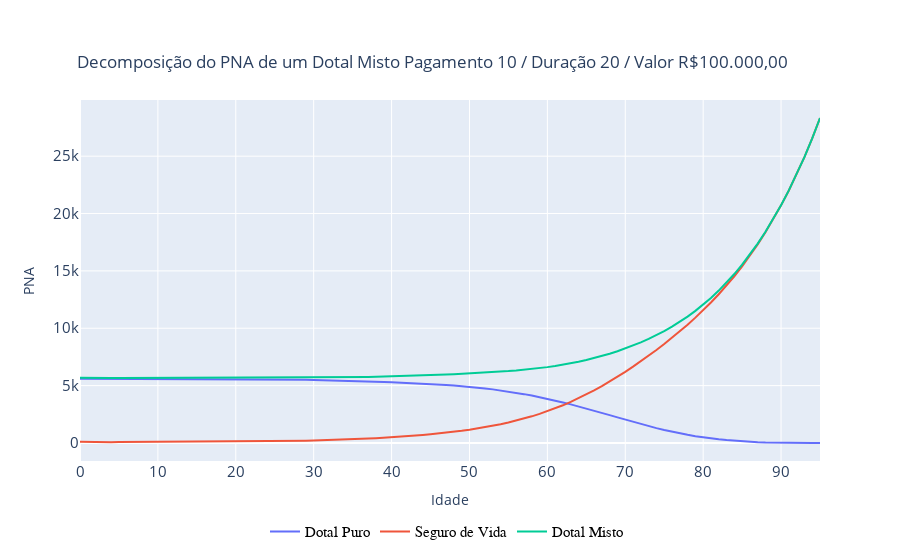

The notebook cell this image was saved under:
### Code cell
values = []
c1 = 'd' # País desenvolvido
c2 = 'A' #Cenário atual
c3 = 'D' #Governo Dilma
desc1 = "Dotal Puro"
desc2 = "Seguro de Vida"
desc3 = "Dotal Misto"

fig = go.Figure()

for c, desc in zip([c1, c2, c3], [desc1, desc2, desc3]):
    x_ = []
    y_ = []
    for age in range(0, 100):
        try:
            cell = []
            b.gen_commutations(0.04)
            prazo = 20
            dif = 0
                
            b.calc_premium(age=age, dif_benef=dif, 
                   term_benef=prazo, dif_pay=0, 
                   term_pay=10, antecip_pay=False, prod=c)
            
            
            x_.append(age)
            y_.append(b.pna*value)
        except:
            pass
        
    fig.add_trace(go.Scatter(x=np.array(x_), y=np.array(y_),
                              mode='lines',
                              name=desc))
    
    title = "Decomposição do PNA de um Dotal Misto Pagamento 10 / Duração 20 / Valor R$100.000,00"
    
    fig.update_layout(title={'text':title,
                              'y':0.9,
                              'x':0.48,
                             'xanchor': 'center',
                             'yanchor': 'top'},
                      xaxis_title='Idade',
                      yaxis_title='PNA', 
                      legend_orientation="h",
                      legend=dict(x=0.25, y=-0.15,
                                  font=dict(
                                  family="arial",
                                  size=15,
                                  color="black"
                      )))
    fig.update_xaxes(tickfont = dict(size=15))
    fig.update_yaxes(tickfont = dict(size=15))
            
fig.show()

### Figure 1 — Plotly figure (JSON) as saved in the notebook; plotly's stock layout.template omitted (floating-point values rounded to 4 significant figures)
{"data": [{"mode": "lines", "name": "Dotal Puro", "type": "scatter", "x": [0, 1, 2, 3, 4, 5, 6, 7, 8, 9, 10, 11, 12, 13, 14, 15, 16, 17, 18, 19, 20, 21, 22, 23, 24, 25, 26, 27, 28, 29, 30, 31, 32, 33, 34, 35, 36, 37, 38, 39, 40, 41, 42, 43, 44, 45, 46, 47, 48, 49, 50, 51, 52, 53, 54, 55, 56, 57, 58, 59, 60, 61, 62, 63, 64, 65, 66, 67, 68, 69, 70, 71, 72, 73, 74, 75, 76, 77, 78, 79, 80, 81, 82, 83, 84, 85, 86, 87, 88, 89, 90, 91, 92, 93, 94, 95], "y": [5591.0, 5591.0, 5589.0, 5588.0, 5587.0, 5585.0, 5583.0, 5582.0, 5580.0, 5578.0, 5576.0, 5575.0, 5573.0, 5571.0, 5570.0, 5568.0, 5567.0, 5566.0, 5565.0, 5563.0, 5562.0, 5560.0, 5557.0, 5554.0, 5550.0, 5544.0, 5538.0, 5530.0, 5521.0, 5510.0, 5498.0, 5484.0, 5469.0, 5452.0, 5434.0, 5414.0, 5393.0, 5370.0, 5347.0, 5322.0, 5296.0, 5269.0, 5240.0, 5210.0, 5177.0, 5142.0, 5103.0, 5060.0, 5011.0, 4957.0, 4897.0, 4829.0, 4754.0, 4671.0, 4580.0, 4480.0, 4372.0, 4255.0, 4129.0, 3994.0, 3850.0, 3696.0, 3535.0, 3365.0, 3188.0, 3004.0, 2815.0, 2622.0, 2426.0, 2230.0, 2033.0, 1839.0, 1650.0, 1467.0, 1293.0, 1128.0, 975.4, 834.7, 707.0, 592.3, 490.0, 399.5, 320.1, 251.1, 191.9, 142.1, 101.1, 68.58, 43.78, 25.91, 13.94, 6.626, 2.674, 0.8592, 0.1955, 0.02363]}, {"mode": "lines", "name": "Seguro de Vida", "type": "scatter", "x": [0, 1, 2, 3, 4, 5, 6, 7, 8, 9, 10, 11, 12, 13, 14, 15, 16, 17, 18, 19, 20, 21, 22, 23, 24, 25, 26, 27, 28, 29, 30, 31, 32, 33, 34, 35, 36, 37, 38, 39, 40, 41, 42, 43, 44, 45, 46, 47, 48, 49, 50, 51, 52, 53, 54, 55, 56, 57, 58, 59, 60, 61, 62, 63, 64, 65, 66, 67, 68, 69, 70, 71, 72, 73, 74, 75, 76, 77, 78, 79, 80, 81, 82, 83, 84, 85, 86, 87, 88, 89, 90, 91, 92, 93, 94, 95], "y": [96.52, 74.86, 69.89, 69.83, 71.11, 73.25, 76.03, 79.38, 83.17, 86.71, 90.07, 93.27, 96.34, 99.31, 102.2, 105.1, 108.0, 110.8, 113.8, 117.0, 120.5, 124.4, 128.9, 134.0, 140.1, 147.2, 155.5, 165.2, 176.4, 189.4, 204.2, 221.2, 240.5, 262.3, 286.9, 314.5, 345.1, 379.1, 416.1, 456.2, 499.2, 545.3, 594.6, 647.4, 703.9, 764.6, 830.2, 901.5, 979.3, 1065.0, 1159.0, 1262.0, 1376.0, 1501.0, 1638.0, 1787.0, 1949.0, 2126.0, 2320.0, 2531.0, 2760.0, 3010.0, 3281.0, 3573.0, 3887.0, 4223.0, 4579.0, 4956.0, 5353.0, 5769.0, 6203.0, 6653.0, 7120.0, 7603.0, 8104.0, 8624.0, 9164.0, 9726.0, 10310.0, 10920.0, 11570.0, 12250.0, 12960.0, 13720.0, 14530.0, 15400.0, 16320.0, 17310.0, 18370.0, 19500.0, 20710.0, 22010.0, 23410.0, 24910.0, 26540.0, 28320.0]}, {"mode": "lines", "name": "Dotal Misto", "type": "scatter", "x": [0, 1, 2, 3, 4, 5, 6, 7, 8, 9, 10, 11, 12, 13, 14, 15, 16, 17, 18, 19, 20, 21, 22, 23, 24, 25, 26, 27, 28, 29, 30, 31, 32, 33, 34, 35, 36, 37, 38, 39, 40, 41, 42, 43, 44, 45, 46, 47, 48, 49, 50, 51, 52, 53, 54, 55, 56, 57, 58, 59, 60, 61, 62, 63, 64, 65, 66, 67, 68, 69, 70, 71, 72, 73, 74, 75, 76, 77, 78, 79, 80, 81, 82, 83, 84, 85, 86, 87, 88, 89, 90, 91, 92, 93, 94, 95], "y": [5688.0, 5665.0, 5659.0, 5658.0, 5658.0, 5658.0, 5659.0, 5661.0, 5663.0, 5665.0, 5666.0, 5668.0, 5669.0, 5671.0, 5672.0, 5674.0, 5675.0, 5677.0, 5679.0, 5680.0, 5682.0, 5684.0, 5686.0, 5688.0, 5690.0, 5692.0, 5693.0, 5695.0, 5697.0, 5699.0, 5702.0, 5705.0, 5709.0, 5714.0, 5721.0, 5728.0, 5738.0, 5749.0, 5763.0, 5778.0, 5795.0, 5814.0, 5835.0, 5857.0, 5881.0, 5906.0, 5933.0, 5961.0, 5991.0, 6022.0, 6056.0, 6092.0, 6130.0, 6172.0, 6217.0, 6267.0, 6321.0, 6381.0, 6449.0, 6525.0, 6610.0, 6707.0, 6816.0, 6938.0, 7075.0, 7227.0, 7394.0, 7579.0, 7780.0, 7999.0, 8236.0, 8493.0, 8770.0, 9071.0, 9397.0, 9753.0, 10140.0, 10560.0, 11020.0, 11520.0, 12060.0, 12640.0, 13280.0, 13970.0, 14720.0, 15540.0, 16420.0, 17380.0, 18410.0, 19530.0, 20730.0, 22020.0, 23410.0, 24910.0, 26540.0, 28320.0]}], "layout": {"legend": {"font": {"color": "black", "family": "arial", "size": 15}, "orientation": "h", "x": 0.25, "y": -0.15}, "title": {"text": "Decomposição do PNA de um Dotal Misto Pagamento 10 / Duração 20 / Valor R$100.000,00", "x": 0.48, "xanchor": "center", "y": 0.9, "yanchor": "top"}, "xaxis": {"tickfont": {"size": 15}, "title": {"text": "Idade"}}, "yaxis": {"tickfont": {"size": 15}, "title": {"text": "PNA"}}}}
